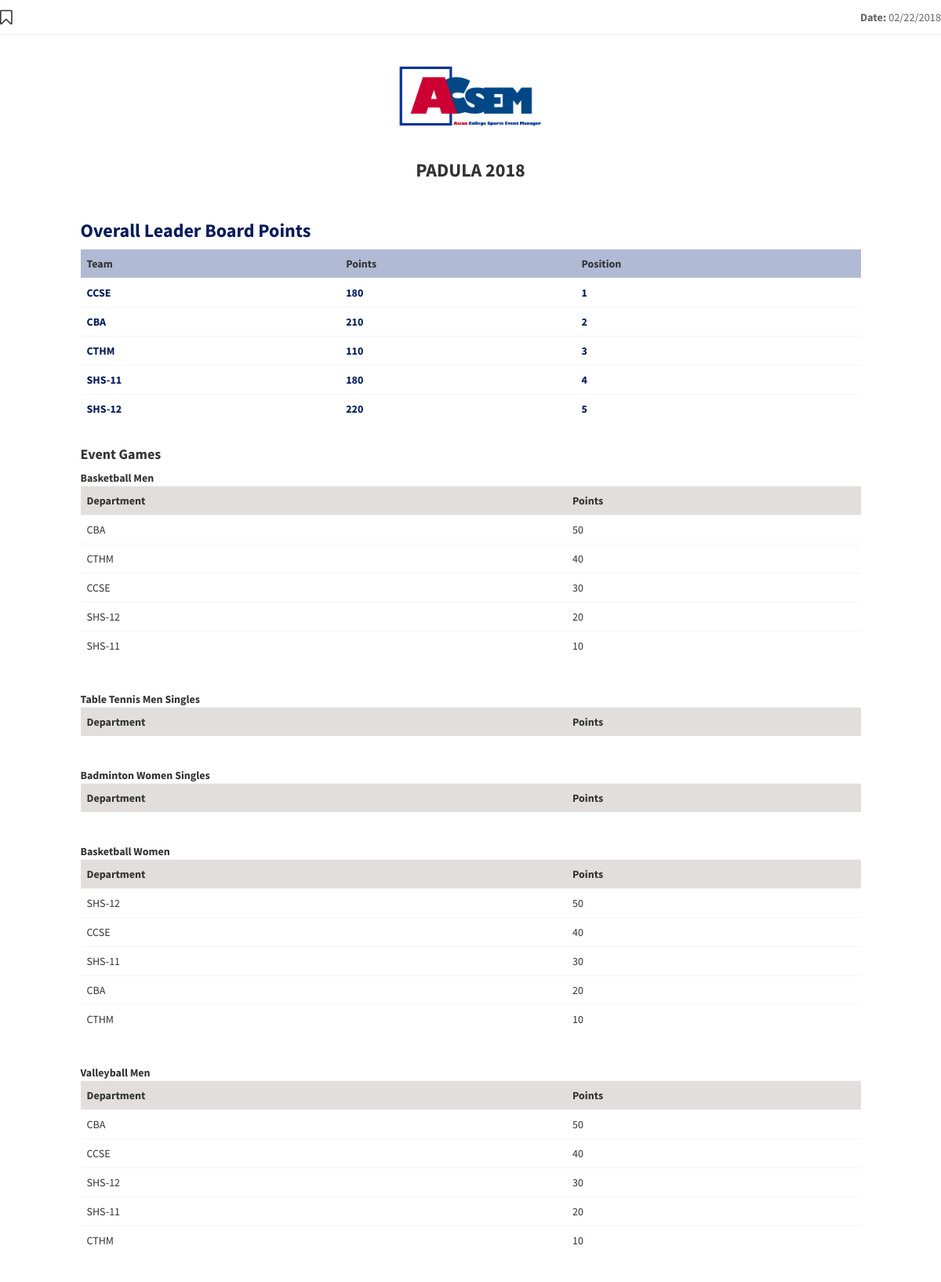
Screenshot of /ACSEM/pages/forms/Ereport.php?id=1000-Event (signed in, upper part) with the database file from the repository.
### tables this page shows
CREATE TABLE `tbl_event` (
  `EventID` varchar(15) NOT NULL,
  `EventName` text NOT NULL,
  `EventDescription` text NOT NULL,
  `EventStart` text NOT NULL,
  `EventEnd` text NOT NULL,
  `Eventphoto` text NOT NULL
);

CREATE TABLE `tbl_departments` (
  `DepID` varchar(15) NOT NULL,
  `Depcode` text NOT NULL,
  `Depdes` text NOT NULL,
  `Deplogo` text NOT NULL,
  `Depcover` text NOT NULL
);

CREATE TABLE `tbl_edepartments` (
  `EventID` varchar(15) NOT NULL,
  `DepID` varchar(15) NOT NULL
);

CREATE TABLE `tbl_sports` (
  `SportsID` varchar(15) NOT NULL,
  `SportsName` text NOT NULL,
  `SportsRules` text NOT NULL,
  `SportsCategory` text NOT NULL,
  `SportsType` text NOT NULL
);

CREATE TABLE `tbl_esports` (
  `EventID` varchar(15) NOT NULL,
  `SportsID` varchar(15) NOT NULL,
  `Elimination` text NOT NULL
);

CREATE TABLE `tbl_sportpoints` (
  `EventID` varchar(15) NOT NULL,
  `SportsID` varchar(15) NOT NULL,
  `Depcode` varchar(15) NOT NULL,
  `Points` int(15) NOT NULL
);

### ACSEM/pages/forms/Ereport.php (the view, shortened to what this page needs)
<?php
  include("../../conn/connection.php");
  $points1 = 1;
  $points = 0;
  $holder = 0;
  $today = date("m/d/Y");
   $eventid = $_GET['id'];
  $query = "SELECT * FROM tbl_event WHERE EventID = '$eventid' ";
  $result = mysqli_query($link, $query);
    while($row = mysqli_fetch_assoc($result)){
          $eventname = $row['EventName'];
    }
?>
<!DOCTYPE html>
<html>
<head>
  <link rel="stylesheet" href="../../bootstrap/css/bootstrap.min.css">
  <link rel="stylesheet" href="https://cdnjs.cloudflare.com/ajax/libs/font-awesome/4.5.0/css/font-awesome.min.css">
  <link rel="stylesheet" href="https://cdnjs.cloudflare.com/ajax/libs/ionicons/2.0.1/css/ionicons.min.css">
  <link rel="stylesheet" href="../../dist/css/AdminLTE.min.css">
</head>
<body onload="window.print();">
    <div class="row">
      <div class="col-xs-12">
        <h2 class="page-header">
          <i class="fa  fa-bookmark-o"></i>
          <small class="pull-right"><b>Date:</b> <?php echo $today?></small>
        </h2>
      </div>
    </div>
    <div class="row ">
        <div class="col-md-12 " align="center">
              <img src="upload/covers/ACSEM.png" style="hieght:20px;width:200px;">
              <h3><b><?php echo $eventname?></b></h3>
        </div>
    </div>
    <div class="row">
      <div class="col-md-10 col-md-push-1">
      <h3><b style="color:#031b59;">Overall Leader Board Points</b></h3>
      <table id="tableLeader" class="table"  >
                <tr>
                  <th bgcolor="#b0bad4">Team</th>
                  <th bgcolor="#b0bad4">Points</th>
                  <th bgcolor="#b0bad4">Position</th>
                </tr>
                <?php
                              $query3 = "SELECT * FROM tbl_edepartments Where EventID = '$eventid'";
                              $result3 = mysqli_query($link, $query3);
                              while($row = mysqli_fetch_assoc($result3)){
                              $depid = $row['DepID'];
                                    $query4 = "SELECT * FROM tbl_departments Where DepID = '$depid'";
                                    $result4 = mysqli_query($link, $query4);
                                    while($row = mysqli_fetch_assoc($result4)){
                                           echo "<tr>";
                                           $depcode = $row['Depcode'];
                                           echo "<td style="."color:#031b59;".">" ."<b>".$row['Depcode']."</b>". "</td>";
                                    }
                                    $query4 = "SELECT * FROM tbl_sportpoints Where Depcode = '$depcode' And EventID = '$eventid' ";
                                    $result4 = mysqli_query($link, $query4);
                                    while($row = mysqli_fetch_assoc($result4)){
                                          $points = $points + $row['Points'];
                                          $holder = $points;
                                    }
                                     $points = 0;
                                     echo "<td style="."color:#031b59;".">" ."<b>". $holder ."</b>". "</td>";
                                     $holder = 0;
                                     echo "<td style="."color:#031b59;".">" ."<b>". $points1 ."</b>". "</td>";
                                     $points1 = $points1 + 1;
                              }
                ?>
      </table>
      </div>
    </div>
    <div class="row">
      <div class="col-md-10 col-md-push-1">
      <h4><b>Event Games</b></h4>
      <?php
            $query3 = "SELECT * FROM tbl_esports Where EventID = '$eventid'";
            $result3 = mysqli_query($link, $query3);
            while($row = mysqli_fetch_assoc($result3)){
                $sportsid = $row['SportsID'];
                $query = "SELECT * FROM tbl_sports Where SportsID = '$sportsid'";
                $result = mysqli_query($link, $query);
                while($row = mysqli_fetch_assoc($result)){
                     echo "<b>" .$row['SportsName'] . "</b>" ;
                }
                  ?>
                  <table class="table" >
                  <tr>
                  <th bgcolor="#e3dede">Department</th>
                  <th bgcolor="#e3dede">Points</th>
                  </tr>
                  <?php
                      $query = "SELECT * FROM tbl_sportpoints WHERE EventID = '$eventid' AND SportsID = '$sportsid' ORDER BY Points DESC";
                      $result = mysqli_query($link, $query);
                      while($row = mysqli_fetch_assoc($result)){
                            echo "<tr>";
                            echo "<td>" . $row['Depcode'] . "</td>";
                            echo "<td>" . $row['Points'] . "</td>";
                      }
                  ?>
                  </table>
                  <?php
            }
      ?>
      </div>
    </div>
</body>
</html>

### rows the page displays
tbl_event: EventName "PADULA 2018"
tbl_edepartments: holder "180"
tbl_departments: Depcode "CCSE"
tbl_edepartments: holder "210"
tbl_departments: Depcode "CBA"
tbl_edepartments: holder "110"
tbl_departments: Depcode "CTHM"
tbl_edepartments: holder "180"
tbl_departments: Depcode "SHS-11"
tbl_edepartments: holder "220"
tbl_departments: Depcode "SHS-12"
tbl_sports: SportsName "Basketball Men"
tbl_sportpoints: Depcode "CBA", Points "50"
tbl_sportpoints: Depcode "CTHM", Points "40"
tbl_sportpoints: Depcode "CCSE", Points "30"
tbl_sportpoints: Depcode "SHS-12", Points "20"
tbl_sportpoints: Depcode "SHS-11", Points "10"
tbl_sports: SportsName "Table Tennis Men Singles"
tbl_sports: SportsName "Badminton Women Singles"
tbl_sports: SportsName "Basketball Women"
tbl_sportpoints: Depcode "SHS-12", Points "50"
tbl_sportpoints: Depcode "CCSE", Points "40"
tbl_sportpoints: Depcode "SHS-11", Points "30"
tbl_sportpoints: Depcode "CBA", Points "20"
tbl_sportpoints: Depcode "CTHM", Points "10"
tbl_sports: SportsName "Valleyball Men"
tbl_sportpoints: Depcode "CBA", Points "50"
tbl_sportpoints: Depcode "CCSE", Points "40"
tbl_sportpoints: Depcode "SHS-12", Points "30"
tbl_sportpoints: Depcode "SHS-11", Points "20"
tbl_sportpoints: Depcode "CTHM", Points "10"
